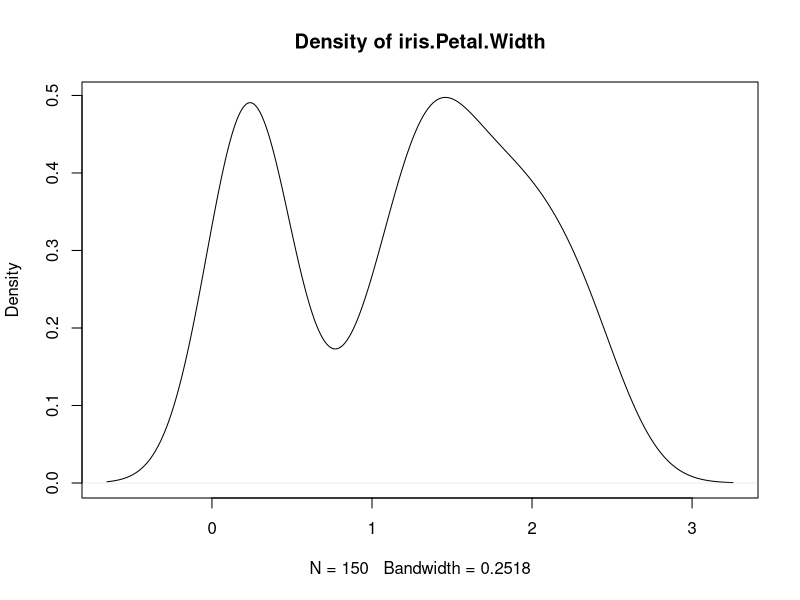

The R source for this figure:
## ---- chunk 1
y <- density(iris$Petal.Width)
## ---- chunk 2
class(y)
## ---- chunk 3
typeof(y)
## ---- chunk 4
str(y)
## ---- chunk 5
#| echo: false
plot(y,
     main="Density of iris.Petal.Width")
